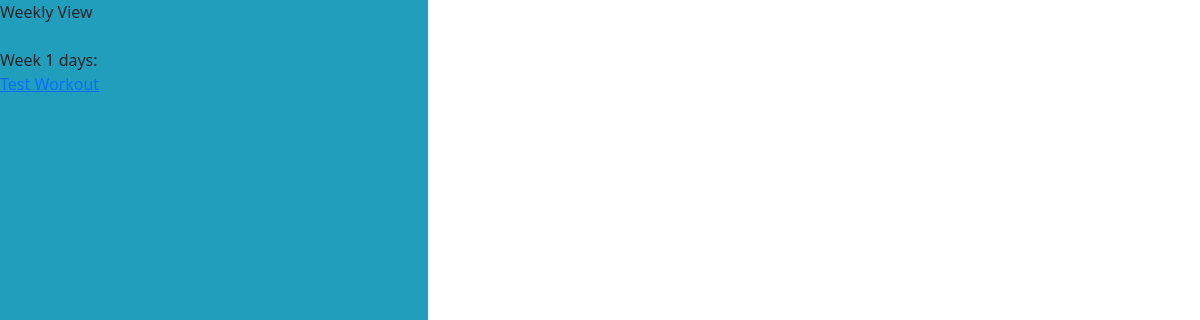
/workouts/weekly/wgif-1 (signed in), run on an earlier commit of the app's database.
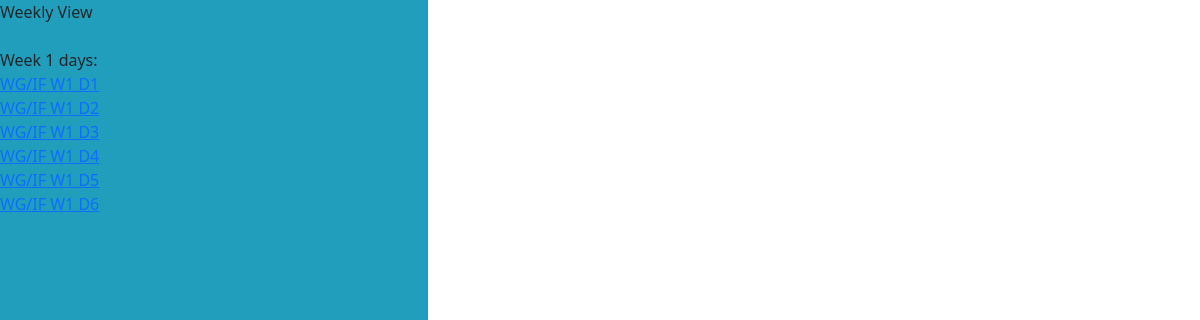
And on a later commit of the database.
### workout/models.py (models this page shows, shortened)
class SingleWorkout(models.Model):
    name = models.CharField(max_length=128)
    display_name = models.CharField(max_length=128, default='display name')
    exercise_1 = models.TextField(blank=True)
    description_1 = models.TextField(blank=True)
    exercise_2 = models.TextField(blank=True)
    description_2 = models.TextField(blank=True)
    exercise_3 = models.TextField(blank=True)
    description_3 = models.TextField(blank=True)
    exercise_4 = models.TextField(blank=True)
    description_4 = models.TextField(blank=True)
    exercise_5 = models.TextField(blank=True)
    description_5 = models.TextField(blank=True)
    completed_status = models.BooleanField(default=False)
    slug = models.SlugField(null=False, unique=True)
    def __str__(self):
        return self.name
    def get_absolute_url(self):
        return reverse("daily", kwargs={"slug" : self.slug})

### workout/views.py (the view)
# urls.py: path("weekly/<slug:slug>", WeeklyDetailView.as_view(), name="weekly"),
class WeeklyDetailView(LoginRequiredMixin, DetailView):
    model = Week
    template_name = "workout/weekly_view.html"
    def get_context_data(self, **kwargs):
        context = super(WeeklyDetailView, self).get_context_data(**kwargs)
        context['week'] = Week.objects.get(slug = self.kwargs['slug'])
        return context

### templates/workout/weekly_view.html (shortened to what this page needs)
{% extends 'base.html' %}
{% block content %}
Weekly View
<br><br>
{{week.get_order_display}}
days:
<br>
{% for day in week.exercise_list.all %}<a href="{{ day.get_absolute_url }}">{{day}}</a><br>{% endfor %}
{% endblock content %}

What changed in the data, as far as the page shows it:
no longer on this page (row unchanged): SingleWorkout: name "Test Workout"
added SingleWorkout: name "WG/IF W1 D1"
added SingleWorkout: name "WG/IF W1 D2"
added SingleWorkout: name "WG/IF W1 D3"
added SingleWorkout: name "WG/IF W1 D4"
added SingleWorkout: name "WG/IF W1 D5"
added SingleWorkout: name "WG/IF W1 D6"
